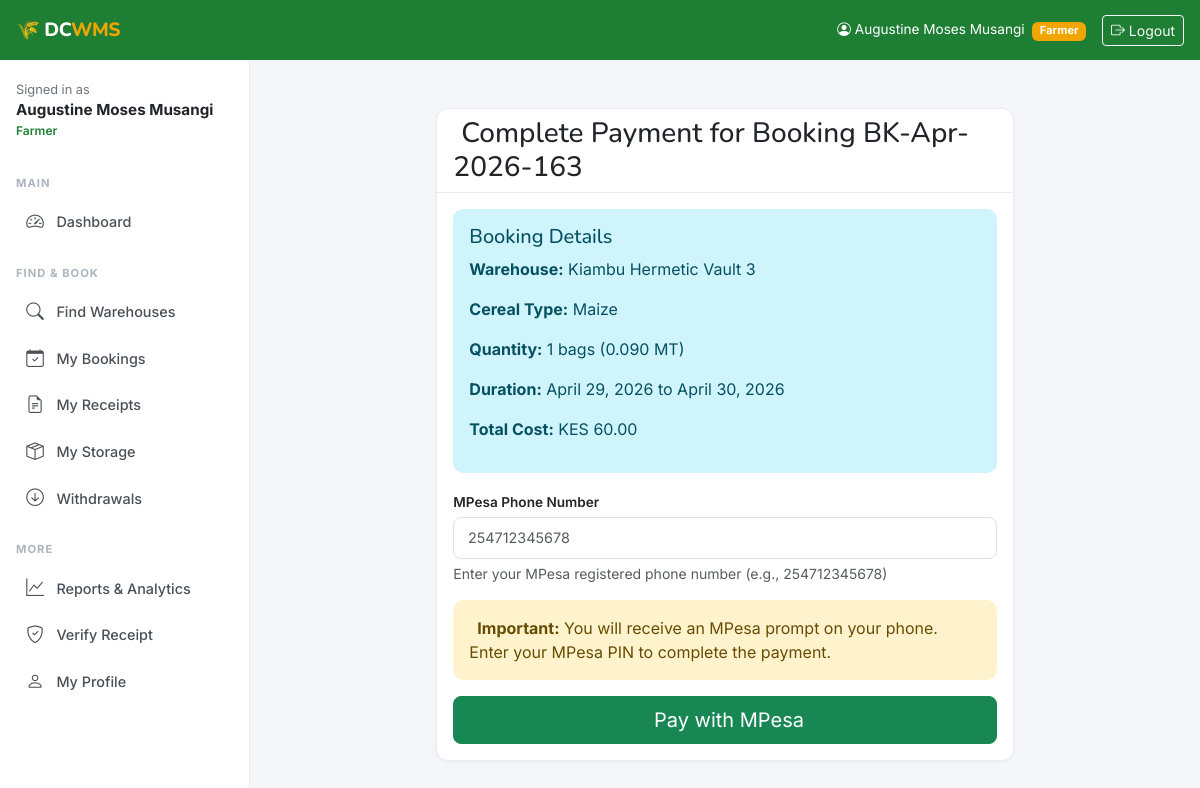
The app's page /payments/initiate/163/ (signed in) with its own data.
### accounts/models.py (models this page shows, shortened)
class User(AbstractUser):
    ROLE_FARMER = 'farmer'
    ROLE_OPERATOR = 'operator'
    ROLE_ADMIN = 'admin'
    ROLE_CHOICES = [
        (ROLE_FARMER, 'Farmer'),
        (ROLE_OPERATOR, 'Warehouse Operator'),
        (ROLE_ADMIN, 'Admin'),
    ]
    role = models.CharField(max_length=20, choices=ROLE_CHOICES, default=ROLE_FARMER)
    phone_number = models.CharField(max_length=15, blank=True)
    national_id = models.CharField(max_length=20, blank=True, unique=True, null=True)
    county = models.CharField(max_length=100, blank=True)
    sub_county = models.CharField(max_length=100, blank=True)
    village = models.CharField(max_length=100, blank=True)
    profile_photo = models.ImageField(upload_to='profiles/', blank=True, null=True)
    is_verified = models.BooleanField(default=False)
    created_at = models.DateTimeField(auto_now_add=True)
    updated_at = models.DateTimeField(auto_now=True)
    class Meta:
        verbose_name = 'User'
        verbose_name_plural = 'Users'
    @property
    def is_farmer(self):
        return self.role == self.ROLE_FARMER
    @property
    def is_operator(self):
        return self.role == self.ROLE_OPERATOR
    @property
    def is_admin_user(self):
        return self.role == self.ROLE_ADMIN or self.is_superuser

### bookings/models.py (models this page shows, shortened)
class Booking(models.Model):
    STATUS_PENDING_PAYMENT = 'pending_payment'
    STATUS_CONFIRMED = 'confirmed'
    STATUS_ACTIVE = 'active'
    STATUS_COMPLETED = 'completed'
    STATUS_CANCELLED = 'cancelled'
    STATUS_CHOICES = [
        (STATUS_PENDING_PAYMENT, 'Pending Payment'),
        (STATUS_CONFIRMED, 'Confirmed'),
        (STATUS_ACTIVE, 'Active'),
        (STATUS_COMPLETED, 'Completed'),
        (STATUS_CANCELLED, 'Cancelled'),
    ]
    CEREAL_CHOICES = [
        ('maize', 'Maize'), ('wheat', 'Wheat'), ('sorghum', 'Sorghum'),
        ('millet', 'Millet'), ('barley', 'Barley'), ('rice', 'Rice'),
        ('beans', 'Beans'), ('peas', 'Peas'), ('other', 'Other'),
    ]
    booking_reference = models.CharField(max_length=20, unique=True, editable=False)
    farmer = models.ForeignKey(
        settings.AUTH_USER_MODEL, on_delete=models.CASCADE,
        related_name='bookings', limit_choices_to={'role': 'farmer'}
    )
    warehouse = models.ForeignKey(
        'warehouses.Warehouse', on_delete=models.CASCADE, related_name='bookings'
    )
    cereal_type = models.CharField(max_length=30, choices=CEREAL_CHOICES, default='maize')
    quantity_bags = models.IntegerField(
        validators=[MinValueValidator(1)],
        help_text="Number of 90kg bags"
    )
    quantity_mt = models.DecimalField(
        max_digits=8, decimal_places=3,
        help_text="Weight in metric tonnes (auto-calculated)"
    )
    storage_start_date = models.DateField()
    storage_end_date = models.DateField()
    total_fee_kes = models.DecimalField(max_digits=12, decimal_places=2, default=0)
    status = models.CharField(max_length=20, choices=STATUS_CHOICES, default=STATUS_PENDING_PAYMENT)
    farmer_notes = models.TextField(blank=True)
    created_at = models.DateTimeField(auto_now_add=True)
    updated_at = models.DateTimeField(auto_now=True)
    class Meta:
        ordering = ['-created_at']
    @property
    def booking_ref_human(self):
        return self.booking_reference or 'BK-UNKNOWN'

### warehouses/models.py (models this page shows, shortened)
class Warehouse(models.Model):
    operator = models.ForeignKey(
        settings.AUTH_USER_MODEL,
        on_delete=models.CASCADE,
        related_name='warehouses',
        limit_choices_to={'role': 'operator'}
    )
    name = models.CharField(max_length=200)
    registration_number = models.CharField(max_length=50, unique=True, blank=True)
    county = models.CharField(max_length=100, choices=COUNTY_CHOICES)
    sub_county = models.CharField(max_length=100)
    village = models.CharField(max_length=100, blank=True)
    physical_address = models.TextField()
    latitude = models.DecimalField(max_digits=9, decimal_places=6, null=True, blank=True)
    longitude = models.DecimalField(max_digits=9, decimal_places=6, null=True, blank=True)
    total_capacity_mt = models.DecimalField(
        max_digits=10, decimal_places=2,
        validators=[MinValueValidator(0.01)],
        help_text="Total capacity in metric tonnes"
    )
    available_capacity_mt = models.DecimalField(
        max_digits=10, decimal_places=2,
        validators=[MinValueValidator(0)],
        help_text="Currently available capacity in metric tonnes"
    )
    storage_type = models.CharField(max_length=20, choices=STORAGE_TYPE_CHOICES, default='bagged')
    certification_status = models.CharField(max_length=20, choices=CERTIFICATION_CHOICES, default='wrsc')
    certification_expiry = models.DateField(null=True, blank=True)
    has_pest_control = models.BooleanField(default=True)
    has_moisture_control = models.BooleanField(default=False)
    has_security = models.BooleanField(default=True)
    has_fumigation = models.BooleanField(default=False)
    accepts_wrs = models.BooleanField(default=True, verbose_name="Accepts WRS Receipts")
    contact_phone = models.CharField(max_length=15)
    contact_email = models.EmailField(blank=True)
    storage_fee_per_bag_month = models.DecimalField(
        max_digits=8, decimal_places=2, default=50.00,
        help_text="KES per 90kg bag per month"
    )
    is_active = models.BooleanField(default=True)
    created_at = models.DateTimeField(auto_now_add=True)
    updated_at = models.DateTimeField(auto_now=True)
    class Meta:
        ordering = ['-created_at']
        verbose_name = 'Warehouse'
        verbose_name_plural = 'Warehouses'

### payments/views.py (the view)
# urls.py: path('initiate/<int:booking_id>/', views.initiate_payment, name='initiate'),
@login_required
def initiate_payment(request, booking_id):
    booking = get_object_or_404(Booking, id=booking_id, farmer=request.user)
    if booking.status != 'pending_payment':
        messages.error(request, "This booking is not eligible for payment.")
        return redirect('bookings:detail', pk=booking_id)
    existing_payment = Payment.objects.filter(booking=booking).exclude(status__in=['failed', 'cancelled']).first()
    if existing_payment:
        return redirect('payments:status', payment_id=existing_payment.payment_id)
    if request.method == 'POST':
        form = MPesaPaymentForm(request.POST)
        if form.is_valid():
            payment = None
            try:
                Payment.objects.filter(booking=booking, status__in=['failed', 'cancelled']).delete()
                payment = Payment.objects.create(
                    booking=booking,
                    farmer=request.user,
                    amount_kes=booking.total_fee_kes,
                    payment_method='mpesa',
                    status='pending'
                )
                mpesa_service = MPesaService()
                phone_number = form.cleaned_data['phone_number']
                response = mpesa_service.initiate_stk_push(
                    phone_number=phone_number,
                    amount=booking.total_fee_kes,
                    account_reference=f"DCWMS-{booking.booking_ref_human}",
                    transaction_desc=f"Payment for warehouse booking {booking.booking_ref_human}"
                )
                payment.mpesa_transaction_id = response.get('CheckoutRequestID')
                payment.mpesa_phone_number = phone_number
                payment.status = 'processing'
                payment.save()
                messages.success(request, "Payment request sent to your phone. Please check your MPesa and complete the payment.")
                return redirect('payments:status', payment_id=payment.payment_id)
            except Exception as e:
                if payment:
                    payment.status = 'failed'
                    payment.error_message = str(e)
                    payment.save()
                messages.error(request, f"Failed to initiate payment: {str(e)}")
    else:
        form = MPesaPaymentForm()
    context = {
        'booking': booking,
        'form': form,
        'title': 'Complete Payment'
    }
    return render(request, 'payments/initiate.html', context)

### payments/forms.py (shortened to what this page needs)
class MPesaPaymentForm(forms.Form):
    phone_number = forms.CharField(
        max_length=15,
        label="MPesa Phone Number",
        help_text="Enter your MPesa registered phone number (e.g., 254712345678)",
        widget=forms.TextInput(attrs={
            'class': 'form-control',
            'placeholder': '254712345678'
        })
    )

### templates/payments/initiate.html (shortened to what this page needs)
{% extends 'base.html' %}
{% load static %}
{% block content %}
<div class="container mt-4">
    <div class="row justify-content-center">
        <div class="col-md-8">
            <div class="card">
                <div class="card-header">
                    <h3 class="card-title mb-0">
                        Complete Payment for Booking {{ booking.booking_ref_human }}
                    </h3>
                </div>
                <div class="card-body">
                    <div class="alert alert-info">
                        <h5>Booking Details</h5>
                        <p><strong>Warehouse:</strong> {{ booking.warehouse.name }}</p>
                        <p><strong>Cereal Type:</strong> {{ booking.get_cereal_type_display }}</p>
                        <p><strong>Quantity:</strong> {{ booking.quantity_bags }} bags ({{ booking.quantity_mt }} MT)</p>
                        <p><strong>Duration:</strong> {{ booking.storage_start_date }} to {{ booking.storage_end_date }}</p>
                        <p><strong>Total Cost:</strong> KES {{ booking.total_fee_kes|floatformat:2 }}</p>
                    </div>
                    <form method="post">
                        <div class="mb-3">
                            <label for="{{ form.phone_number.id_for_label }}" class="form-label">
                                {{ form.phone_number.label }}
                            </label>
                            {{ form.phone_number }}
                            {% if form.phone_number.help_text %}
                                <div class="form-text">{{ form.phone_number.help_text }}</div>
                            {% endif %}
                        </div>
                        <div class="alert alert-warning">
                            <strong>Important:</strong> You will receive an MPesa prompt on your phone. Enter your MPesa PIN to complete the payment.
                        </div>
                        <div class="d-grid">
                            <button type="submit" class="btn btn-success btn-lg">
                                Pay with MPesa
                            </button>
                        </div>
                    </form>
                </div>
            </div>
        </div>
    </div>
</div>
{% endblock %}

### templates/base.html (shortened to what this page needs)
<!DOCTYPE html>
<html lang="en">
<head>
  <link href="https://cdn.jsdelivr.net/npm/bootstrap@5.3.0/dist/css/bootstrap.min.css" rel="stylesheet">
  <link href="https://cdn.jsdelivr.net/npm/bootstrap-icons@1.11.0/font/bootstrap-icons.css" rel="stylesheet">
</head>
<body>
<div class="topbar">
  <a href="{% url 'dashboard:home' %}" class="brand">🌾 DC<span>WMS</span></a>
  <div class="topbar-right">
    {% if user.is_authenticated %}
      <span class="d-none d-md-inline" style="font-size:.85rem;">
        <i class="bi bi-person-circle me-1"></i>{{ user.get_full_name|default:user.username }}
        <span class="badge ms-1" style="background:var(--amber);font-size:.7rem;">{{ user.get_role_display }}</span>
      </span>
      <a href="{% url 'accounts:logout' %}" class="btn btn-sm btn-outline-light">
        <i class="bi bi-box-arrow-right"></i> <span class="d-none d-md-inline">Logout</span>
      </a>
    {% else %}
      <a href="{% url 'accounts:login' %}" class="btn btn-sm btn-outline-light">Login</a>
    {% endif %}
  </div>
</div>
{% if user.is_authenticated %}
<nav class="sidebar" id="sidebar">
  <div class="p-3 mt-1">
    <div style="font-size:.8rem;color:#6c757d;">Signed in as</div>
    <div style="font-weight:700;font-size:.95rem;">{{ user.get_full_name|default:user.username }}</div>
    <div style="font-size:.75rem;color:var(--green-primary);font-weight:600;">{{ user.get_role_display }}</div>
  </div>
  <div class="nav-label">Main</div>
  <a href="{% url 'dashboard:home' %}" class="nav-link {% if request.resolver_match.namespace == 'dashboard' %}active{% endif %}">
    <i class="bi bi-speedometer2"></i> Dashboard
  </a>
  {% if user.is_farmer or user.is_admin_user %}
  <div class="nav-label">Find & Book</div>
  <a href="{% url 'warehouses:finder' %}" class="nav-link {% if request.resolver_match.namespace == 'warehouses' and 'finder' in request.path %}active{% endif %}">
    <i class="bi bi-search"></i> Find Warehouses
  </a>
  <a href="{% url 'bookings:list' %}" class="nav-link {% if request.resolver_match.namespace == 'bookings' %}active{% endif %}">
    <i class="bi bi-calendar-check"></i> My Bookings
  </a>
  <a href="{% url 'receipts:list' %}" class="nav-link {% if request.resolver_match.namespace == 'receipts' %}active{% endif %}">
    <i class="bi bi-file-earmark-text"></i> My Receipts
  </a>
  <a href="{% url 'inventory:list' %}" class="nav-link {% if request.resolver_match.namespace == 'inventory' %}active{% endif %}">
    <i class="bi bi-box-seam"></i> My Storage
  </a>
  <a href="{% url 'withdrawals:list' %}" class="nav-link {% if request.resolver_match.namespace == 'withdrawals' %}active{% endif %}">
    <i class="bi bi-arrow-down-circle"></i> Withdrawals
  </a>
  {% endif %}
  <div class="nav-label">More</div>
  <a href="{% url 'reports:home' %}" class="nav-link {% if request.resolver_match.namespace == 'reports' %}active{% endif %}">
    <i class="bi bi-graph-up"></i> Reports & Analytics
  </a>
  <a href="{% url 'receipts:verify' %}" class="nav-link">
    <i class="bi bi-shield-check"></i> Verify Receipt
  </a>
  <a href="{% url 'accounts:profile' %}" class="nav-link">
    <i class="bi bi-person"></i> My Profile
  </a>
</nav>
{% endif %}
<main class="main-content {% if not user.is_authenticated %}ms-0{% endif %}">
  {% block content %}{% endblock %}
</main>
</body>
</html>

### templates/base.html (style rules this page uses)
:root { --green-primary: #1e7e34; --green-dark: #155724; --green-light: #d4edda; --amber: #f0a500; --amber-light: #fff3cd; --sidebar-w: 250px; --topbar-h: 60px; }
body { font-family: 'Inter', sans-serif; background: #f4f6f9; }
h1,h2,h3,h4,h5,h6,.brand { font-family: 'Nunito', sans-serif; }
.topbar { position: fixed; top: 0; left: 0; right: 0; height: var(--topbar-h); background: var(--green-primary); color: #fff; z-index: 1040; display: flex; align-items: center; padding: 0 1rem; gap: .75rem; }
.topbar .brand { font-weight: 800; font-size: 1.2rem; letter-spacing: -.5px; color: #fff; text-decoration: none; }
.topbar .brand span { color: var(--amber); }
.topbar-right { margin-left: auto; display: flex; align-items: center; gap: 1rem; }
.sidebar { position: fixed; top: var(--topbar-h); left: 0; bottom: 0; width: var(--sidebar-w); background: #fff; border-right: 1px solid #e9ecef; overflow-y: auto; z-index: 1030; transition: transform .3s ease; }
.sidebar .nav-label { font-size: .7rem; font-weight: 700; color: #adb5bd; text-transform: uppercase; letter-spacing: 1px; padding: 1.2rem 1rem .4rem; }
.sidebar .nav-link { color: #495057; padding: .6rem 1rem; display: flex; align-items: center; gap: .65rem; border-radius: 8px; margin: 1px 8px; font-size: .9rem; font-weight: 500; }
.sidebar .nav-link i { font-size: 1.1rem; width: 22px; text-align: center; }
.main-content { margin-left: var(--sidebar-w); padding-top: calc(var(--topbar-h) + 1.5rem); padding-right: 1.5rem; padding-left: 1.5rem; padding-bottom: 2rem; min-height: 100vh; }
.card { border: 1px solid #e9ecef; border-radius: 12px; box-shadow: 0 1px 4px rgba(0,0,0,.04); }
.card-header { background: #fff; border-bottom: 1px solid #e9ecef; font-weight: 700; border-radius: 12px 12px 0 0 !important; }
.alert { border-radius: 10px; border: none; }
.form-control, .form-select { border-radius: 8px; border: 1px solid #dee2e6; padding: .55rem .85rem; font-size: .9rem; }
.form-label { font-weight: 600; font-size: .85rem; margin-bottom: .3rem; }

### records on screen
User: get_full_name "Augustine Moses Musangi", role "Farmer"
Booking: booking_ref_human "BK-Apr-2026-163", warehouse.name "Kiambu Hermetic Vault 3", cereal_type "Maize", quantity_bags "1", quantity_mt "0.090", storage_start_date "April 29, 2026", storage_end_date "April 30, 2026", total_fee_kes "60.00"
